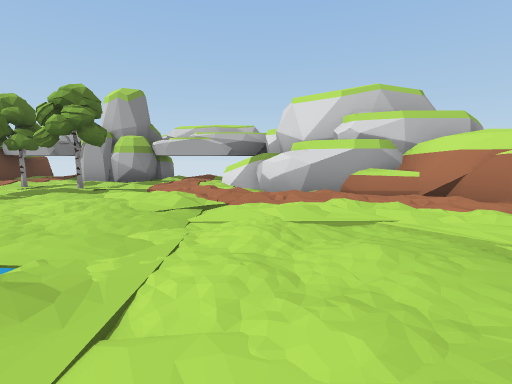
view 1 (above)

15 first-person views from a walk through a Unity game level. The camera is 1.3 m above the floor, tilts 6° down and sees 85° across. The floor is counted in squares, 2.4 m on a side. Each view is taken from the middle of a square. On the plan, view 1 faces up. The plan holds only what a view shows up to about 9 squares ahead; the rest is blank. The place goes on beyond the plan. The player character is not drawn.

view 2
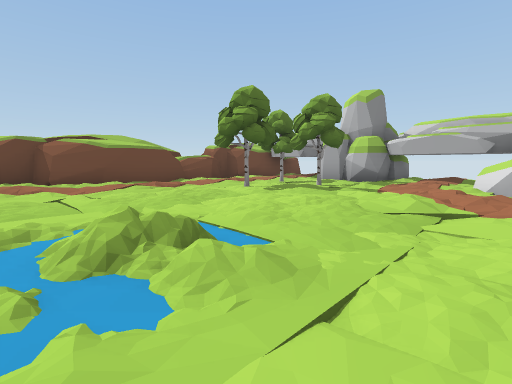

view 3
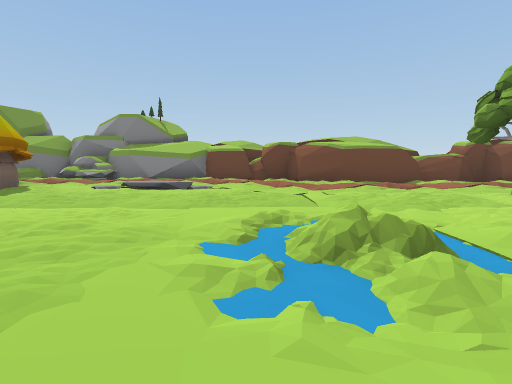

view 4
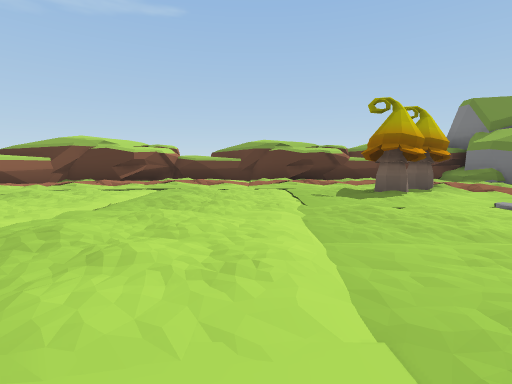

view 5
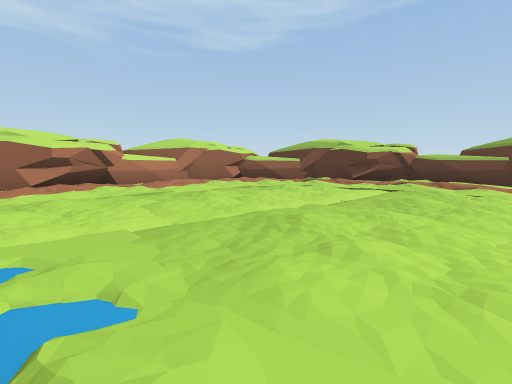

view 6
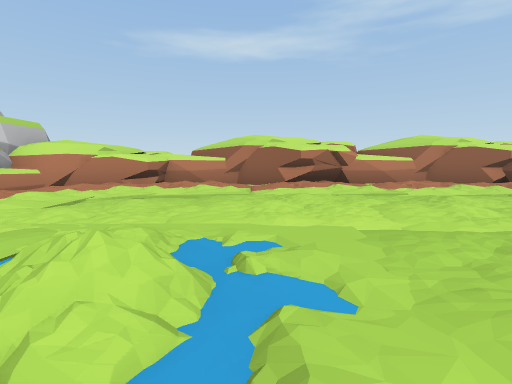

view 7
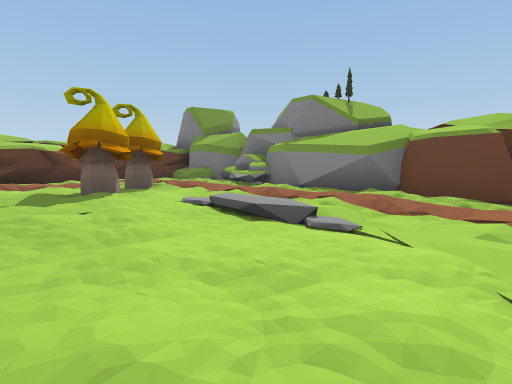

view 8
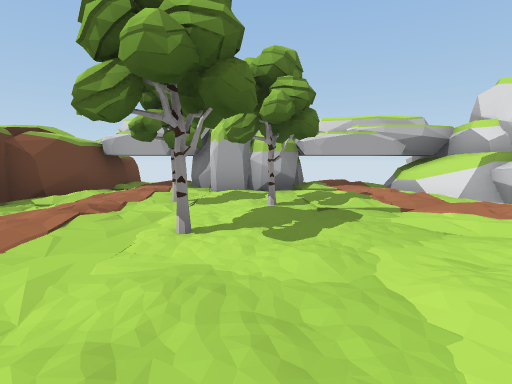

view 9
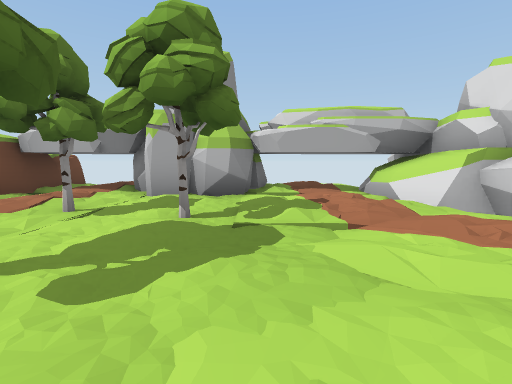

view 10
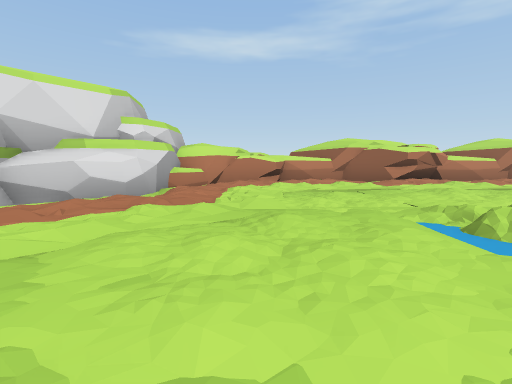

view 11
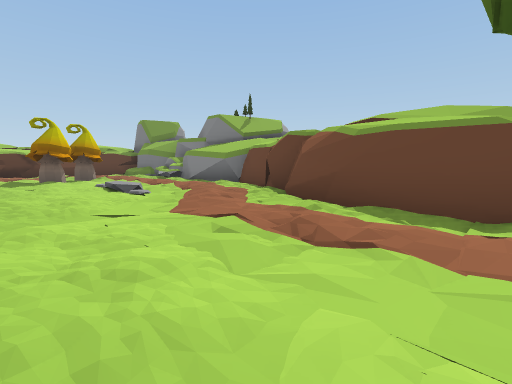

view 12
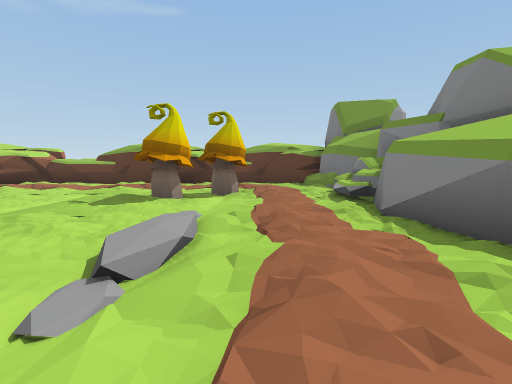

view 13
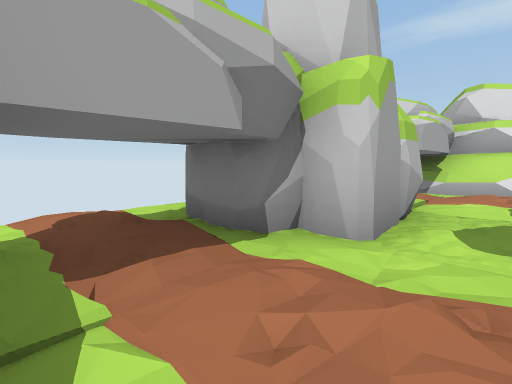

view 14
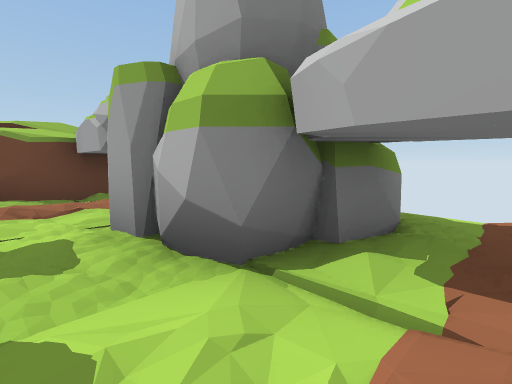

view 15
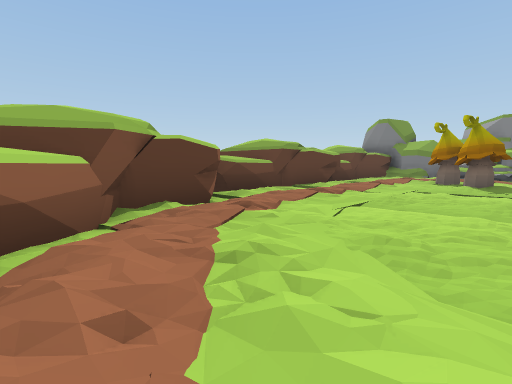

### Floor plan
Key: @ floor where view 1 was taken; # wall or solid block; . main floor; : floor 0.25 m higher than the main floor; / step, stairs or slope; = window, fence, low wall or low ledge; ^ raised ledge; R rock; T tree; M mushroom.
Columns run from 9 left of view 1 to 4 right of it. Each row starts with its distance up from view 1.
 10   # R R
  9  ###RR####
  8  #/:RR..^#
  7  #.:...:/##
  6  #::TT...^#
  5  #::.:..:.###
  4  #::T...: ::#
  3  #/:......:.^#
  2  #/:.......: #
  1 ##.:....:...:#
  0 #.:......@...#
 -1 #..........::#
 -2 #../........:#
 -3 #.//........:#
 -4 #...........:#
 -5 #.M.M......::#
 -6 =::.......::##
 -7 #.:::::::::##
 -8 #..:./=.:###
 -9 ##########

Where each view was taken, in squares from view 1:
view 1: 0 up, 0 right, facing up
view 2: 0 up, 0 right, facing up-left
view 3: 0 up, 0 right, facing left
view 4: 0 up, 3 left, facing down
view 5: 0 up, 3 left, facing down-right
view 6: 0 up, 3 left, facing right
view 7: 0 up, 4 left, facing down-left
view 8: 2 up, 4 left, facing up
view 9: 3 up, 3 left, facing up
view 10: 3 up, 4 left, facing right
view 11: 4 up, 4 left, facing down-left
view 12: 0 up, 7 left, facing down
view 13: 7 up, 7 left, facing up-right
view 14: 7 up, 2 left, facing up-left
view 15: 4 down, 3 right, facing down-left
